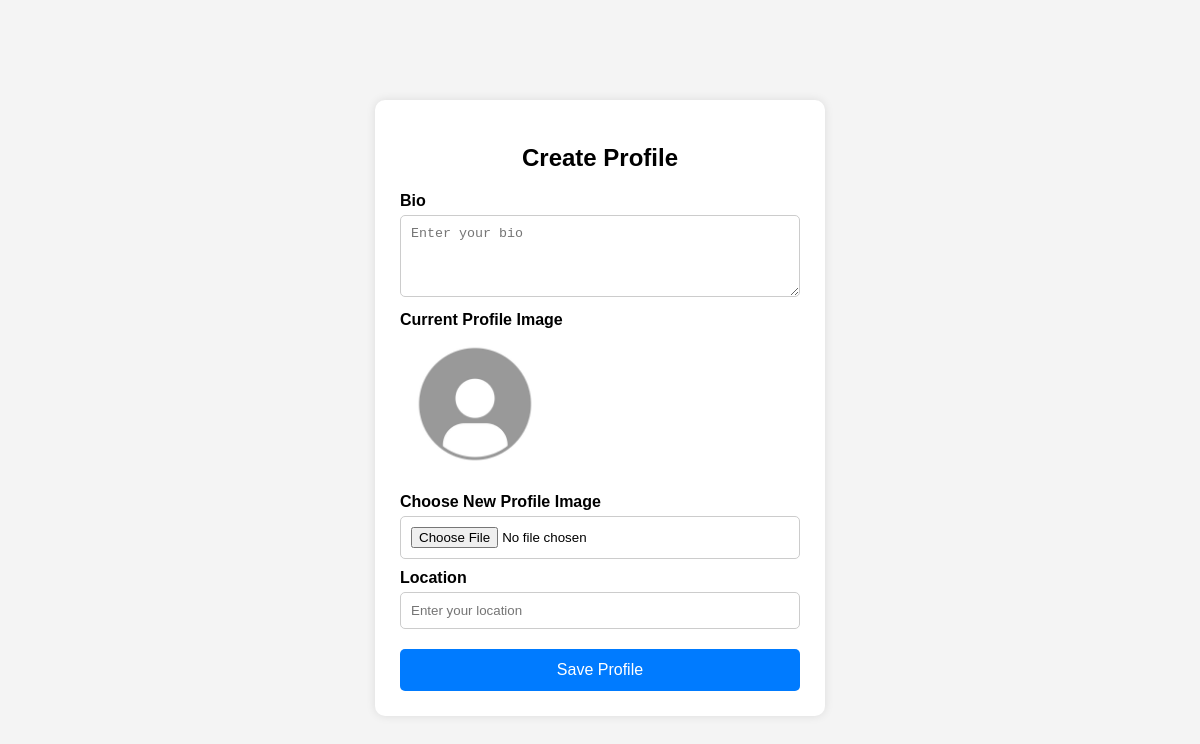
Page /settings (signed in) on the earlier database version.
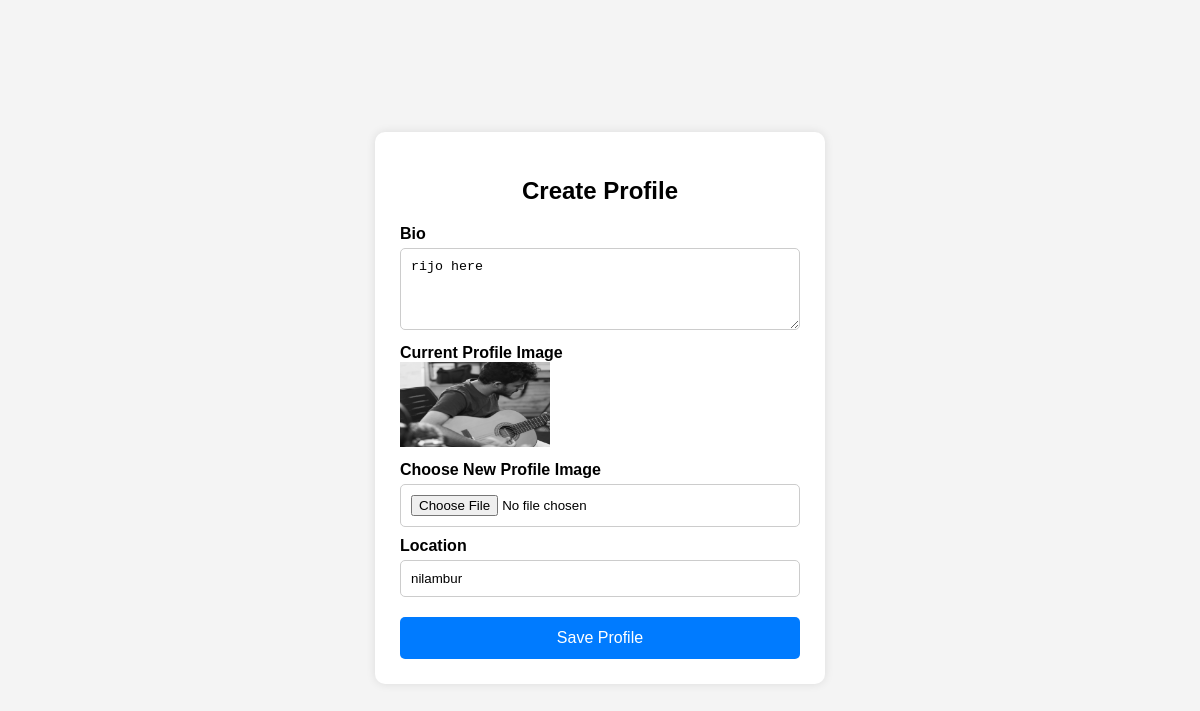
Same page on the later database version.
### core/models.py (models this page shows, shortened)
class Profile(models.Model):
    user=models.ForeignKey(User,on_delete=models.CASCADE)
    id_user=models.IntegerField()
    bio=models.TextField(blank=True)
    profileimg=models.ImageField(upload_to='profile_images',default='blank.jpg')
    location=models.CharField(max_length=100)

### core/views.py (the view, shortened to what this page needs)
# urls.py: path('settings',views.settings,name='settings'),
@login_required(login_url='signin')
def settings(request):
    setting = Profile.objects.get(user=request.user)
    return render(request, 'settings.html', {'setting': setting})

### core/templates/settings.html (shortened to what this page needs)
<!DOCTYPE html>
<html>
<head>
</head>
<body>
<div class="container">
    <h2>Create Profile</h2>
    <form method="POST" enctype="multipart/form-data">
        <label>Bio</label>
        <textarea  rows="4" name="bio" placeholder="Enter your bio">{{ setting.bio }}</textarea>
        <label>Current Profile Image</label>
<img src="{{ setting.profileimg.url }}" alt="Profile" width="150">
<label>Choose New Profile Image</label>
<input type="file" name="profileimg">
        <label>Location</label>
        <input type="text" name="location" value="{{ setting.location }}" placeholder="Enter your location">
        <button type="submit">Save Profile</button>
    </form>
</div>
</body>
</html>

Differences in the rows shown:
changed Profile: bio (not shown) → "rijo here"; profileimg: picture added in place of a placeholder; location (not shown) → "nilambur"
